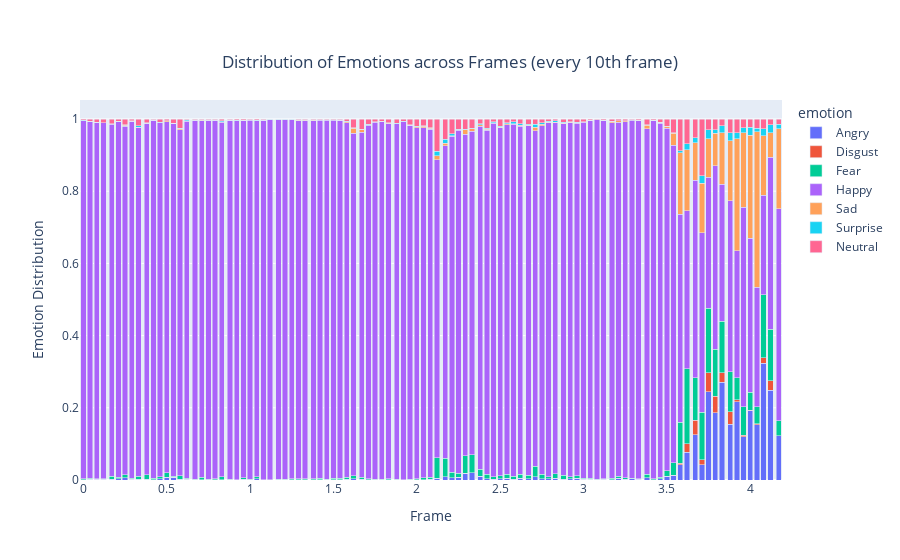

This figure's notebook cell:
### Code cell
#df_10th = df_plotting[df_plotting["frame"] % 3 == 0]  # select every 10th frame

fig = px.bar(df_plotting, x="pos_sec", y='probability', color = 'emotion',
             barmode="stack", title="Distribution of Emotions across Frames (every 10th frame)")
fig.update_layout(xaxis_title="Frame", yaxis_title="Emotion Distribution",     title={
        'y': 0.9,
        'x': 0.5,
        'xanchor': 'center',
        'yanchor': 'top'
    })
fig.show()
